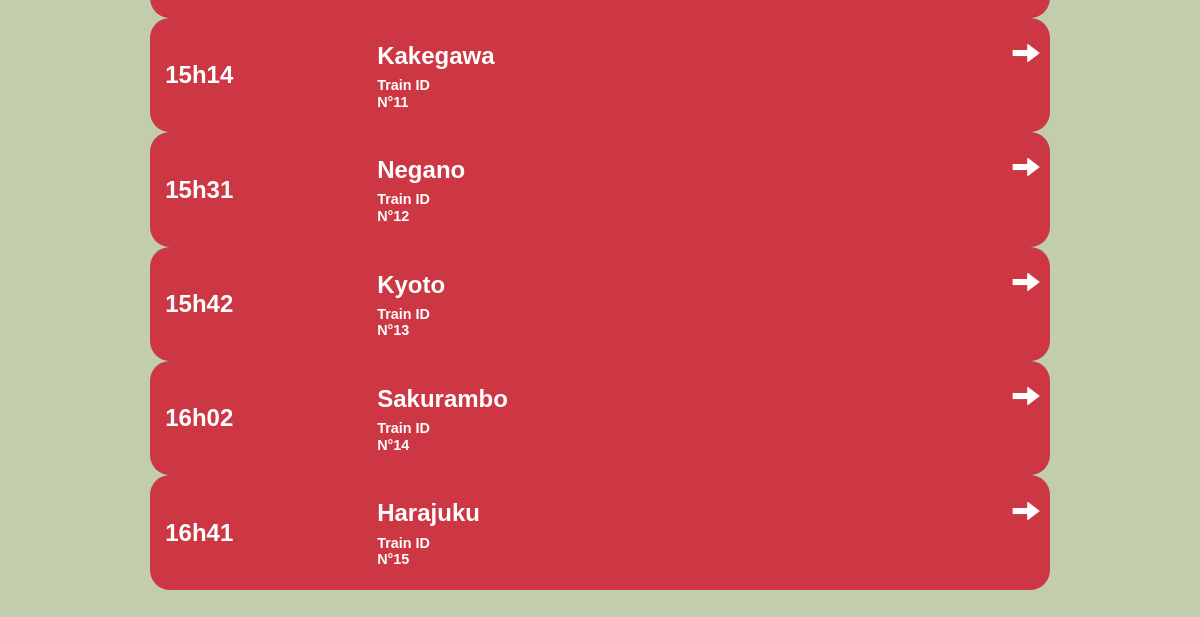
Before: /letraindelinfinie/index/ (lower part) with the older database file.
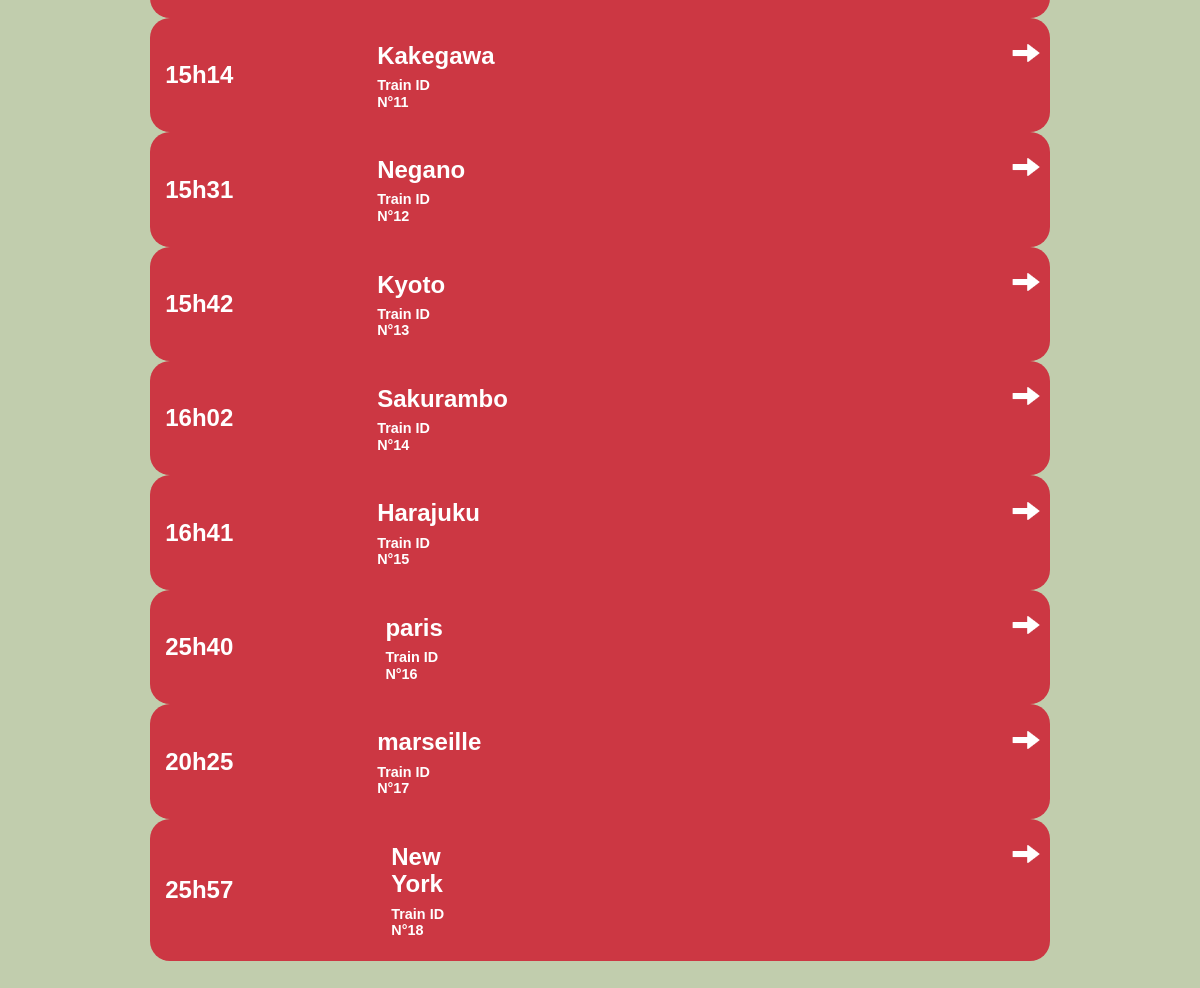
After: the same page with the newer database file.
### letraindelinfinie/models.py (models this page shows)
class Traindelinfinies(models.Model) :
    trainID = models.AutoField(primary_key=True)
    city = models.CharField(max_length = 50)
    hour = models.CharField(max_length = 5)
    plan = models.CharField(max_length = 100, null = True)

### letraindelinfinie/views.py (the view)
# urls.py: path('index/', views.index, name="index"),
def index(request) :
    listeTousTrains = Traindelinfinies.objects.all()
    return render (request, 'html/index.html',{
        "listeTrains" : listeTousTrains,
    })

### letraindelinfinie/templates/html/index.html (shortened to what this page needs)
{% load static %}
<!DOCTYPE html>
<html lang="en">
<head>
    <link rel="stylesheet" href="{% static 'css/style.css'%}">
    <link rel="stylesheet" href="{% static 'css/normalize.css'%}">
    <link rel="stylesheet" href="{% static 'css/index.css'%}">
</head>
<body>
    <main>
        <div id="train-container">
            <div id="train">
                {% for trainActuel in listeTrains %}
                    <div class="train">
                        <h2 id="hour">{{ trainActuel.hour }}</h2>
                        <div id="train-info">
                            <h2 id="city">{{ trainActuel.city }}</h2>
                            <h2 id="id">Train ID N°{{ trainActuel.trainID }}</h2>
                        </div>
                        <a href="/letraindelinfinie/show/{{ trainActuel.trainID }}"><img id="next" src="{% static 'img/icons8-flèche-100.png'%}" alt=""></a>
                    </div>
                {% endfor %}
            </div>
        </div>
    </main>
</body>
</html>

### letraindelinfinie/static/css/style.css (style rules this page uses)
:root { background-color: #C1CDAD; }

### letraindelinfinie/static/css/index.css (style rules this page uses)
main { width: 100%; margin: auto; }
#train-container { max-width: 56.25em; margin: 5em auto; }
.train, .train1 { color: #cc3743; font-size: 1em; display: flex; border-radius: 20px; }
.train h2, .train1 h2 { width: 100%; margin: auto; display: flex; padding: 0.2em 0.3em; }
.train { color: white; background-color: #cc3743; padding: 1.2em 0.5em; }
#next { color: white; width: 2em; }
#id { font-size: 0.9em; margin-left: 0.2em; }
#train-info { width: 5em; margin-right: 35em; display: flex; flex-direction: column; }

Changed rows visible on the page:
added Traindelinfinies: hour "25h40", city "paris", trainID "16"
added Traindelinfinies: hour "20h25", city "marseille", trainID "17"
added Traindelinfinies: hour "25h57", city "New York", trainID "18"
